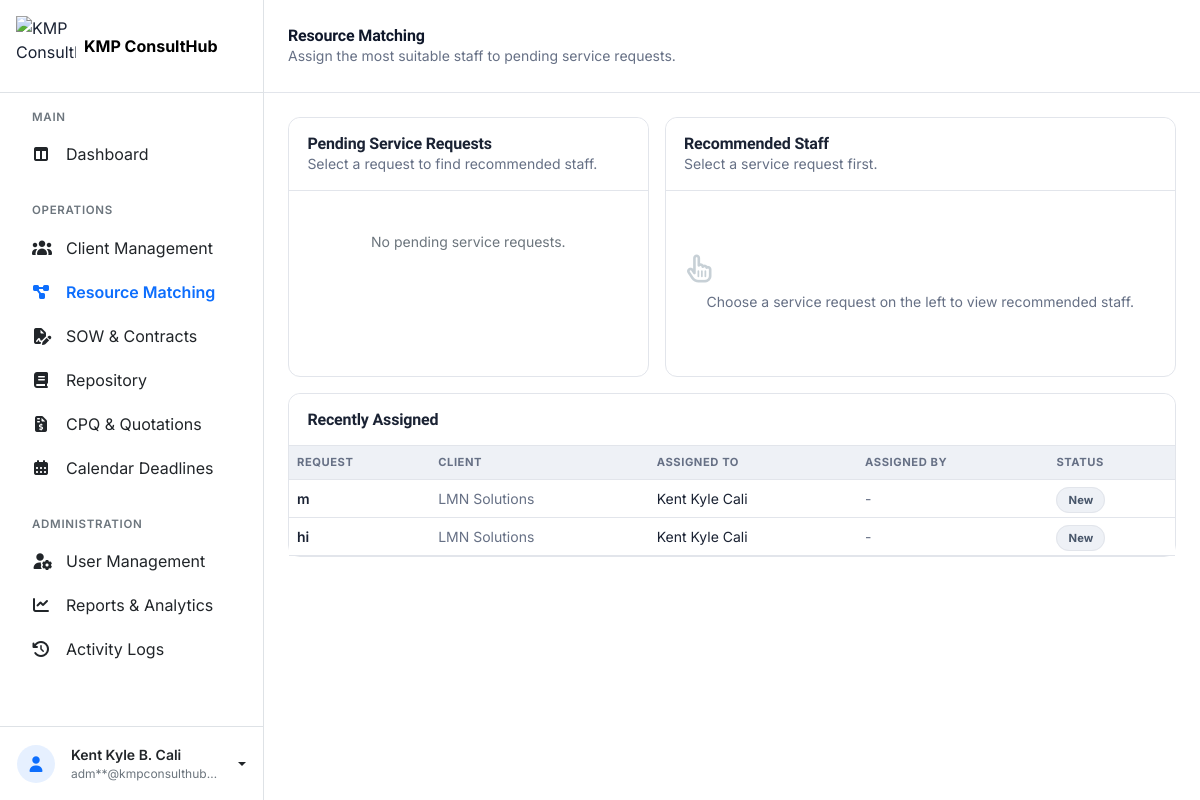
/admin/resource_matching.php (signed in), run on an earlier commit of the app's database.
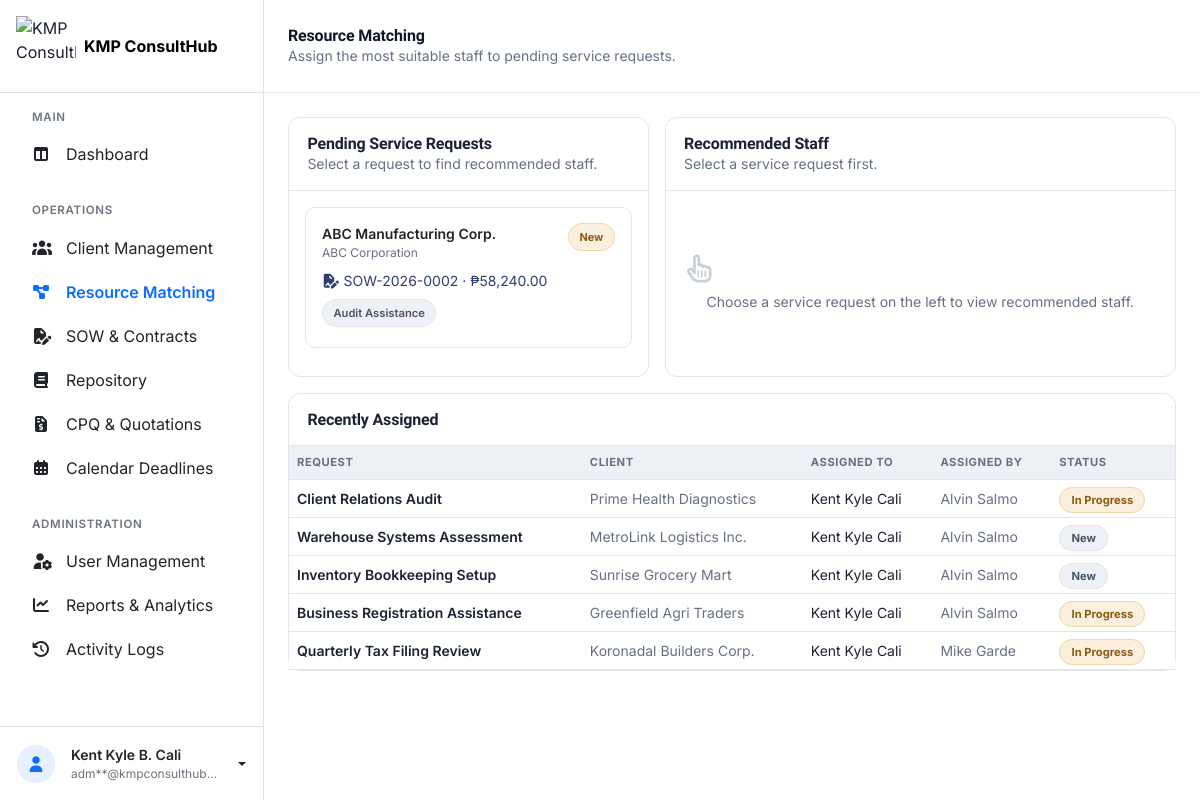
And on a later commit of the database.
### tables this page shows
CREATE TABLE `service_requests` (
  `request_id` int(10) UNSIGNED NOT NULL,
  `client_id` int(10) UNSIGNED NOT NULL,
  `request_title` varchar(150) NOT NULL,
  `request_details` text DEFAULT NULL,
  `required_skill` varchar(100) DEFAULT NULL,
  `status` enum('New','In Progress','Completed','Cancelled') NOT NULL DEFAULT 'New',
  `assigned_to` int(10) UNSIGNED DEFAULT NULL,
  `assigned_by` int(10) UNSIGNED DEFAULT NULL,
  `created_at` timestamp NOT NULL DEFAULT current_timestamp(),
  `updated_at` timestamp NOT NULL DEFAULT current_timestamp() ON UPDATE current_timestamp()
);

CREATE TABLE `clients` (
  `client_id` int(10) UNSIGNED NOT NULL,
  `company_name` varchar(150) NOT NULL,
  `contact_person` varchar(150) NOT NULL,
  `email` varchar(150) NOT NULL,
  `contact_number` varchar(20) NOT NULL,
  `address` varchar(255) NOT NULL,
  `industry` varchar(100) DEFAULT NULL,
  `created_at` timestamp NOT NULL DEFAULT current_timestamp(),
  `updated_at` timestamp NOT NULL DEFAULT current_timestamp() ON UPDATE current_timestamp()
);

CREATE TABLE `users` (
  `user_id` int(10) UNSIGNED NOT NULL,
  `firstname` varchar(100) NOT NULL,
  `middlename` varchar(100) DEFAULT NULL,
  `lastname` varchar(100) NOT NULL,
  `birthday` date NOT NULL,
  `gender` enum('Male','Female') NOT NULL,
  `address` varchar(255) NOT NULL,
  `contact_number` varchar(20) NOT NULL,
  `email` varchar(150) NOT NULL,
  `password` varchar(255) NOT NULL,
  `role` enum('Manager','Supervisor','Staff') NOT NULL,
  `status` enum('Active','Inactive') NOT NULL DEFAULT 'Active',
  `created_at` timestamp NOT NULL DEFAULT current_timestamp(),
  `updated_at` timestamp NOT NULL DEFAULT current_timestamp() ON UPDATE current_timestamp()
);

CREATE TABLE `contracts` (
  `contract_id` int(10) UNSIGNED NOT NULL,
  `contract_number` varchar(30) NOT NULL,
  `quotation_id` int(10) UNSIGNED NOT NULL,
  `request_id` int(10) UNSIGNED NOT NULL,
  `client_id` int(10) UNSIGNED NOT NULL,
  `scope_summary` text DEFAULT NULL,
  `terms_conditions` text DEFAULT NULL,
  `total_amount` decimal(12,2) NOT NULL DEFAULT 0.00,
  `start_date` date DEFAULT NULL,
  `end_date` date DEFAULT NULL,
  `status` enum('Draft','Pending Approval','Approved','Rejected') NOT NULL DEFAULT 'Draft',
  `prepared_by` int(10) UNSIGNED DEFAULT NULL,
  `approved_by` int(10) UNSIGNED DEFAULT NULL,
  `approved_at` timestamp NULL DEFAULT NULL,
  `created_at` timestamp NOT NULL DEFAULT current_timestamp(),
  `updated_at` timestamp NOT NULL DEFAULT current_timestamp() ON UPDATE current_timestamp()
);

### admin/resource_matching.php (the view, shortened to what the changed rows need)
<?php
$pdo = getConnection();
$pendingStmt = $pdo->query(
    "SELECT sr.request_id, sr.request_title, sr.request_details, sr.required_skill, sr.status, sr.created_at,
            c.company_name, c.contact_person,
            ct.contract_number, ct.total_amount, ct.scope_summary
     FROM service_requests sr
     INNER JOIN clients c ON sr.client_id = c.client_id
     INNER JOIN contracts ct ON ct.request_id = sr.request_id AND ct.status = 'Approved'
     WHERE sr.assigned_to IS NULL AND sr.status = 'New'
     ORDER BY sr.created_at ASC"
);
$pendingRequests = $pendingStmt->fetchAll();
$assignedStmt = $pdo->query(
    "SELECT sr.request_id, sr.request_title, sr.status, sr.updated_at,
            c.company_name,
            u.firstname AS staff_firstname, u.lastname AS staff_lastname,
            ab.firstname AS assigned_by_firstname, ab.lastname AS assigned_by_lastname
     FROM service_requests sr
     INNER JOIN clients c ON sr.client_id = c.client_id
     LEFT JOIN users u ON sr.assigned_to = u.user_id
     LEFT JOIN users ab ON sr.assigned_by = ab.user_id
     WHERE sr.assigned_to IS NOT NULL
     ORDER BY sr.updated_at DESC
     LIMIT 10"
);
$assignedRequests = $assignedStmt->fetchAll();
?>
<!DOCTYPE html>
<html lang="en">
<head>
<link rel="stylesheet" href="../assets/vendor/bootstrap-5.3.8/css/bootstrap.min.css">
<link rel="stylesheet" href="../assets/vendor/fontawesome-free-7.3.1/css/all.min.css">
<link rel="stylesheet" href="../assets/css/dashboard.css">
</head>
<body>
<div class="dashboard-layout d-flex">
  <div class="dashboard-main flex-grow-1" style="min-width:0;">
    <header class="dashboard-topbar bg-white d-flex align-items-center justify-content-between px-3 px-md-4">
      <div class="d-flex align-items-center gap-3">
        <div>
          <h1 class="dashboard-title h6 h5-md fw-bold mb-0">Resource Matching</h1>
        </div>
      </div>
    </header>
    <main class="dashboard-content p-3 p-md-4">
      <div class="row g-3">
        <div class="col-lg-5">
          <section class="card h-100">
            <div class="card-header">
              <h2 class="h6 fw-bold mb-0">Pending Service Requests</h2>
            </div>
            <div class="card-body p-2 p-md-3" style="max-height:70vh; overflow-y:auto;">
              <?php if (empty($pendingRequests)): ?>
                <p class="text-secondary small text-center py-4 mb-0">No pending service requests.</p>
              <?php else: ?>
                <?php foreach ($pendingRequests as $request): ?>
                  <div class="request-card card mb-2"
                    data-request-id="<?= $request['request_id'] ?>"
                    data-request-title="<?= htmlspecialchars($request['request_title']) ?>"
                    data-request-details="<?= htmlspecialchars($request['request_details'] ?? '') ?>"
                    data-required-skill="<?= htmlspecialchars($request['required_skill'] ?? '') ?>"
                    data-company="<?= htmlspecialchars($request['company_name']) ?>">
                    <div class="card-body">
                      <div class="d-flex justify-content-between align-items-start gap-2">
                        <div>
                          <div class="fw-semibold small"><?= htmlspecialchars($request['request_title']) ?></div>
                          <div style="font-size:.75rem; color:var(--ink-soft);"><?= htmlspecialchars($request['company_name']) ?></div>
                        </div>
                        <span class="badge-new">New</span>
                      </div>
                      <div class="mt-2 small" style="color:var(--indigo-text);">
                        <i class="fa-solid fa-file-signature me-1"></i><?= htmlspecialchars($request['contract_number']) ?>
                        &middot; &#8369;<?= number_format((float) $request['total_amount'], 2) ?>
                      </div>
                      <?php if (!empty($request['required_skill'])): ?>
                        <div class="mt-2"><span class="skill-badge"><?= htmlspecialchars($request['required_skill']) ?></span></div>
                      <?php endif; ?>
                    </div>
                  </div>
                <?php endforeach; ?>
              <?php endif; ?>
            </div>
          </section>
        </div>
        <div class="col-lg-7">
          <section class="card h-100">
            <div class="card-header">
              <h2 class="h6 fw-bold mb-0">Recommended Staff</h2>
            </div>
          </section>
        </div>
      </div>
      <section class="card mt-3">
        <div class="card-header">
          <h2 class="h6 fw-bold mb-0">Recently Assigned</h2>
        </div>
        <div class="table-responsive">
          <table class="table table-hover align-middle mb-0">
            <thead>
              <tr>
                <th scope="col">Request</th>
                <th scope="col" class="d-none d-md-table-cell">Client</th>
                <th scope="col">Assigned To</th>
                <th scope="col" class="d-none d-lg-table-cell">Assigned By</th>
                <th scope="col">Status</th>
              </tr>
            </thead>
            <tbody>
              <?php if (empty($assignedRequests)): ?>
                <tr>
                  <td colspan="5" class="text-center text-secondary py-4">No assignments yet.</td>
                </tr>
              <?php else: ?>
                <?php foreach ($assignedRequests as $row): ?>
                  <?php
                    $statusClass = 'status-default';
                    if ($row['status'] === 'In Progress') { $statusClass = 'status-in-progress'; }
                  ?>
                  <tr>
                    <td class="small fw-semibold"><?= htmlspecialchars($row['request_title']) ?></td>
                    <td class="small d-none d-md-table-cell" style="color:var(--ink-soft);"><?= htmlspecialchars($row['company_name']) ?></td>
                    <td class="small"><?= htmlspecialchars(trim(($row['staff_firstname'] ?? '') . ' ' . ($row['staff_lastname'] ?? ''))) ?></td>
                    <td class="small d-none d-lg-table-cell" style="color:var(--ink-soft);"><?= htmlspecialchars(trim(($row['assigned_by_firstname'] ?? '-') . ' ' . ($row['assigned_by_lastname'] ?? ''))) ?></td>
                    <td class="small">
                      <span class="status-pill <?= $statusClass ?>"><?= htmlspecialchars($row['status']) ?></span>
                    </td>
                  </tr>
                <?php endforeach; ?>
              <?php endif; ?>
            </tbody>
          </table>
        </div>
      </section>
    </main>
  </div>
</div>
</body>
</html>

What changed in the data, as far as the page shows it:
removed service_requests: request_title "m", client.company_name "LMN Solutions", assigned_to.lastname "Kent Kyle Cali", assigned_by_lastname "-", status "New"
removed service_requests: request_title "hi", client.company_name "LMN Solutions", assigned_to.lastname "Kent Kyle Cali", assigned_by_lastname "-", status "New"
added contracts: request.request_title "ABC Manufacturing Corp.", client.company_name "ABC Corporation", contract_number "SOW-2026-0002", total_amount "58,240.00", request.required_skill "Audit Assistance"
now on this page (row edited): service_requests: request_title "Client Relations Audit", client.company_name "Prime Health Diagnostics", assigned_to.lastname "Kent Kyle Cali", assigned_by.lastname "Alvin Salmo", status "In Progress"
now on this page (row edited): service_requests: request_title "Warehouse Systems Assessment", client.company_name "MetroLink Logistics Inc.", assigned_to.lastname "Kent Kyle Cali", assigned_by.lastname "Alvin Salmo", status "New"
now on this page (row edited): service_requests: request_title "Inventory Bookkeeping Setup", client.company_name "Sunrise Grocery Mart", assigned_to.lastname "Kent Kyle Cali", assigned_by.lastname "Alvin Salmo", status "New"
now on this page (row edited): service_requests: request_title "Business Registration Assistance", client.company_name "Greenfield Agri Traders", assigned_to.lastname "Kent Kyle Cali", assigned_by.lastname "Alvin Salmo", status "In Progress"
now on this page (row edited): service_requests: request_title "Quarterly Tax Filing Review", client.company_name "Koronadal Builders Corp.", assigned_to.lastname "Kent Kyle Cali", assigned_by.lastname "Mike Garde", status "In Progress"
Also different on the page:
text no longer shown: "No pending service requests."
